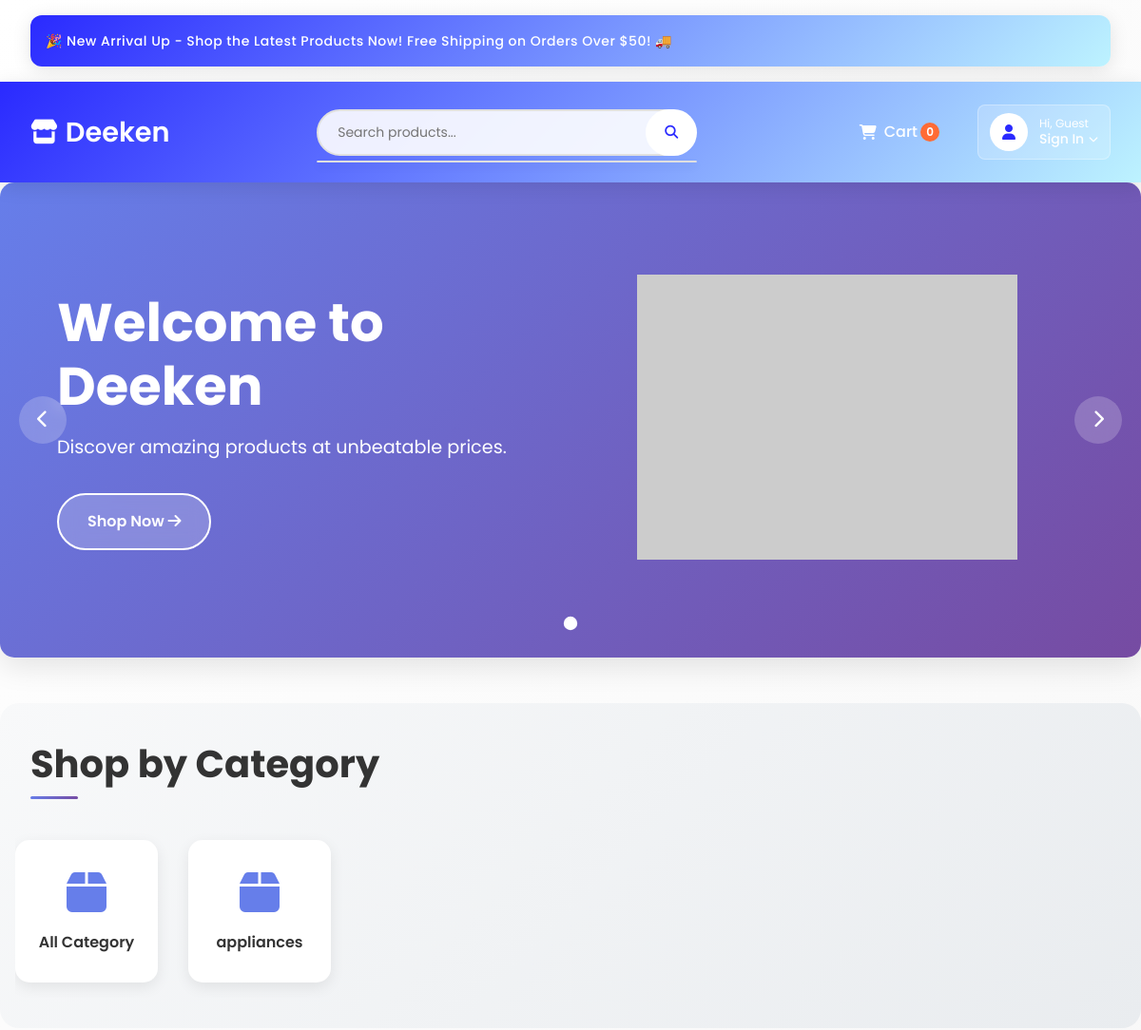
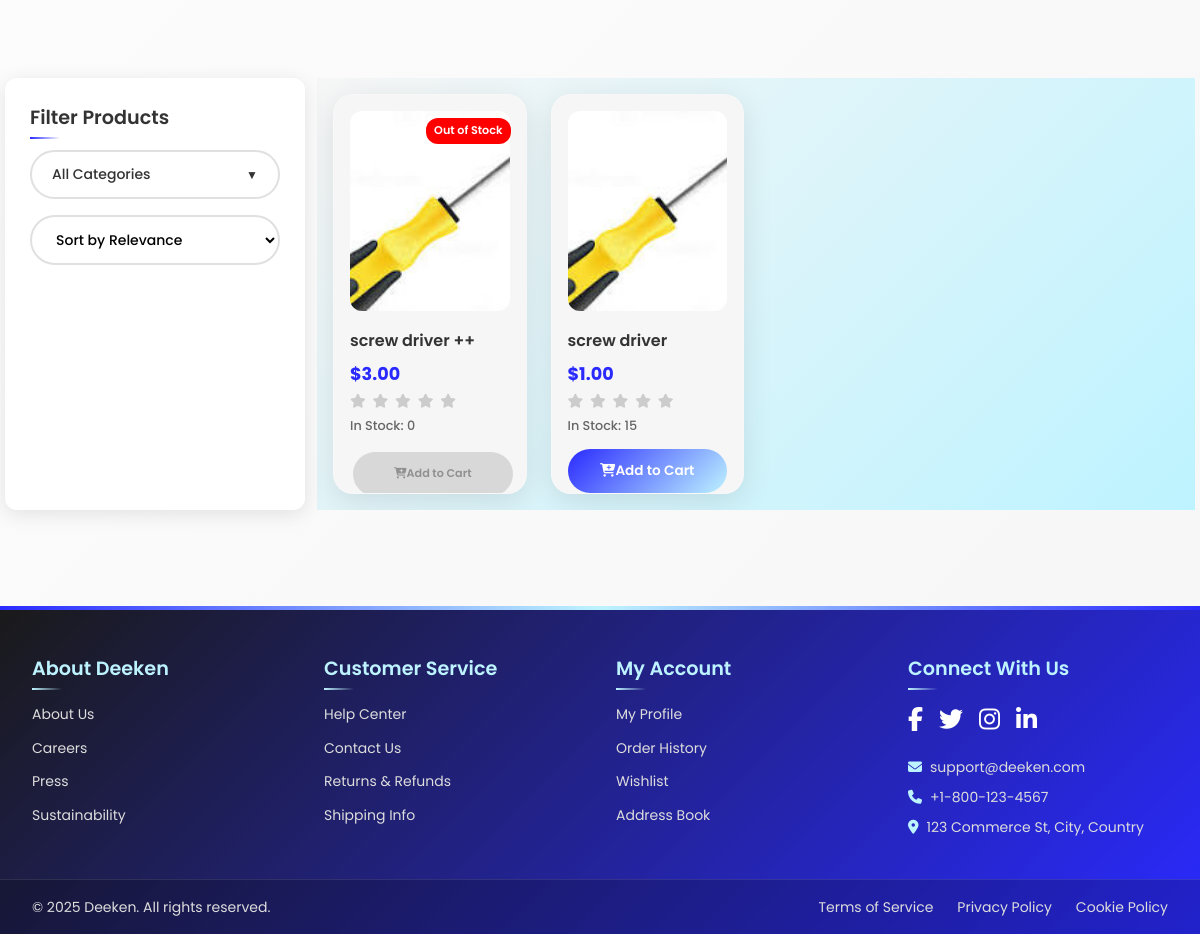
The page / on the database its author committed (2 pictures, top to bottom).
### tables this page shows
CREATE TABLE `categories` (
  `id` int(11) UNSIGNED NOT NULL,
  `name` varchar(100) NOT NULL,
  `description` text DEFAULT NULL,
  `created_at` timestamp NOT NULL DEFAULT current_timestamp(),
  `updated_at` timestamp NOT NULL DEFAULT current_timestamp() ON UPDATE current_timestamp()
);

CREATE TABLE `inventory` (
  `id` int(11) UNSIGNED NOT NULL,
  `product_id` int(11) UNSIGNED NOT NULL,
  `stock_quantity` int(11) NOT NULL DEFAULT 0,
  `created_at` timestamp NOT NULL DEFAULT current_timestamp(),
  `updated_at` timestamp NOT NULL DEFAULT current_timestamp() ON UPDATE current_timestamp()
);

CREATE TABLE `products` (
  `id` int(11) UNSIGNED NOT NULL,
  `category_id` int(11) UNSIGNED NOT NULL,
  `name` varchar(255) NOT NULL,
  `sku` varchar(50) NOT NULL,
  `price` decimal(10,2) NOT NULL,
  `image` varchar(255) NOT NULL,
  `description` text NOT NULL,
  `rating` decimal(3,1) DEFAULT 0.0,
  `featured` tinyint(1) DEFAULT 0,
  `created_at` timestamp NOT NULL DEFAULT current_timestamp(),
  `updated_at` timestamp NOT NULL DEFAULT current_timestamp() ON UPDATE current_timestamp()
);

### config.php (called while the page is built, shortened)
<?php
function getCurrentUser() {
    return isset($_SESSION['user']) ? $_SESSION['user'] : null;
}
function getCartCount($conn, $user) {
    if (!$user) return 0;
    $stmt = $conn->prepare("SELECT SUM(quantity) as count FROM cart WHERE user_id = ?");
    $stmt->bind_param("i", $user['id']);
    $stmt->execute();
    $result = $stmt->get_result()->fetch_assoc();
    return $result['count'] ?? 0;
}
?>

### index.php (the view, shortened to what this page needs)
<?php
include 'config.php';
$user = getCurrentUser();
function displayStars($rating) {
    $stars = '';
    for ($i = 1; $i <= 5; $i++) {
        if ($i <= $rating) {
            $stars .= '<i class="fas fa-star star-filled"></i>';
        } else {
            $stars .= '<i class="fas fa-star star-empty"></i>';
        }
    }
    return $stars;
}
$categories_query = "SELECT id, name FROM categories ORDER BY name";
$categories_result = $conn->query($categories_query);
$carousel_query = "SELECT * FROM carousel_images WHERE is_active = 1 ORDER BY created_at DESC LIMIT 8";
$carousel_result = $conn->query($carousel_query);
$products_query = "SELECT p.*, i.stock_quantity FROM products p JOIN categories c ON p.category_id = c.id LEFT JOIN inventory i ON p.id = i.product_id";
$search = isset($_GET['search']) ? sanitize($conn, $_GET['search']) : '';
$products_result = $conn->query($products_query);
$cart_count = getCartCount($conn, $user);
?>
<!DOCTYPE html>
<html lang="en">
<head>
    <link rel="stylesheet" href="https://cdnjs.cloudflare.com/ajax/libs/font-awesome/6.6.0/css/all.min.css">
    <link rel="stylesheet" href="style.css">
    <link rel="stylesheet" href="responsive.css">
</head>
<body>
    <div class="marquee-section">
        <div class="marquee">
            <span>🎉 New Arrival Up - Shop the Latest Products Now! Free Shipping on Orders Over $50! 🚚</span>
        </div>
    </div>
    <nav class="navbar">
        <a href="index.php" class="logo"><i class="fas fa-store"></i> Deeken</a>
        <div class="search-bar">
            <input type="text" id="searchInput" placeholder="Search products..." value="<?php echo htmlspecialchars($search); ?>">
            <button onclick="searchProducts()"><i class="fas fa-search"></i></button>
            <ul class="autocomplete-suggestions" id="autocompleteSuggestions"></ul>
        </div>
        <div class="nav-right">
            <a href="cart.php" class="cart-link">
                <i class="fas fa-shopping-cart"></i>
                <span class="cart-text">Cart</span>
                <span class="cart-count"><?php echo $cart_count; ?></span>
            </a>
            <div class="profile-dropdown">
                <?php if ($user): ?>
                    <div class="profile-trigger" onclick="toggleProfileDropdown()">
                        <div class="profile-avatar">
                            <i class="fas fa-user"></i>
                        </div>
                        <div class="profile-info">
                            <span class="profile-greeting">Hi, <?php echo htmlspecialchars($user['full_name'] ?? $user['email'] ?? 'User'); ?></span>
                            <span class="profile-account">My Account <i class="fas fa-chevron-down"></i></span>
                        </div>
                    </div>
                <?php else: ?>
                    <div class="profile-trigger" onclick="toggleProfileDropdown()">
                        <div class="profile-avatar">
                            <i class="fas fa-user"></i>
                        </div>
                        <div class="profile-info">
                            <span class="profile-greeting">Hi, Guest</span>
                            <span class="profile-account">Sign In <i class="fas fa-chevron-down"></i></span>
                        </div>
                    </div>
                <?php endif; ?>
            </div>
        </div>
    </nav>
    <div class="hero-carousel" id="heroCarousel">
        <?php if ($carousel_result && $carousel_result->num_rows > 0): ?>
            <?php $first = true; while ($slide = $carousel_result->fetch_assoc()): ?>
                <div class="hero-slide <?php echo $first ? 'active' : ''; ?>">
                    <div class="hero-content">
                        <h1><?php echo htmlspecialchars($slide['title']); ?></h1>
                        <p><?php echo htmlspecialchars($slide['subtitle']); ?></p>
                        <a href="<?php echo htmlspecialchars($slide['link'] ?: '#products'); ?>" class="hero-cta">
                            Shop Now <i class="fas fa-arrow-right"></i>
                        </a>
                    </div>
                    <div class="hero-image">
                        <img src="<?php echo htmlspecialchars($slide['image']); ?>" alt="<?php echo htmlspecialchars($slide['title']); ?>">
                    </div>
                </div>
                <?php $first = false; endwhile; ?>
        <?php else: ?>
            <div class="hero-slide active">
                <div class="hero-content">
                    <h1>Welcome to Deeken</h1>
                    <p>Discover amazing products at unbeatable prices.</p>
                    <a href="#products" class="hero-cta">Shop Now <i class="fas fa-arrow-right"></i></a>
                </div>
                <div class="hero-image">
                    <img src="https://via.placeholder.com/400x300/667eea/ffffff?text=Welcome" alt="Welcome">
                </div>
            </div>
        <?php endif; ?>
        <button class="carousel-arrow prev" onclick="changeSlide(-1)">
            <i class="fas fa-chevron-left"></i>
        </button>
        <button class="carousel-arrow next" onclick="changeSlide(1)">
            <i class="fas fa-chevron-right"></i>
        </button>
        <div class="carousel-nav">
            <?php
            $carousel_result->data_seek(0);
            $count = $carousel_result->num_rows > 0 ? $carousel_result->num_rows : 1;
            for ($i = 1; $i <= $count; $i++): ?>
                <span class="nav-dot <?php echo $i === 1 ? 'active' : ''; ?>" onclick="currentSlide(<?php echo $i; ?>)"></span>
            <?php endfor; ?>
        </div>
    </div>
    <div class="category-carousel">
        <div class="section-header">
            <h2 class="section-title">Shop by Category</h2>
        </div>
        <div class="category-carousel-track">
            <?php
            $category_icons = [
                'Electronics' => 'fas fa-laptop',
                'Fashion' => 'fas fa-tshirt',
                'Home & Garden' => 'fas fa-home',
                'Sports' => 'fas fa-football-ball',
                'Books' => 'fas fa-book',
                'Beauty' => 'fas fa-spa',
                'Toys' => 'fas fa-gamepad',
                'Food' => 'fas fa-utensils'
            ];
            $categories_result->data_seek(0);
            while ($category = $categories_result->fetch_assoc()):
                $icon = $category_icons[$category['name']] ?? 'fas fa-box';
            ?>
                <a href="?category_id=<?php echo $category['id']; ?>" class="category-card">
                    <i class="<?php echo $icon; ?>"></i>
                    <span><?php echo htmlspecialchars($category['name']); ?></span>
                </a>
            <?php endwhile; ?>
        </div>
    </div>
    <div class="main-content">
        <div class="content-wrapper" id="products">
            <div class="filter-section">
                <h3>Filter Products</h3>
                <div class="category-dropdown">
                    <button class="category-toggle" id="categoryToggle">All Categories <span></span></button>
                </div>
                <select id="sortFilter" onchange="searchProducts()">
                    <option value="">Sort by Relevance</option>
                </select>
            </div>
            <div class="product-grid" id="productGrid">
                <?php if ($products_result->num_rows > 0): ?>
                    <?php while ($product = $products_result->fetch_assoc()): ?>
                        <div class="product-card">
                            <a href="product.php?id=<?php echo $product['id']; ?>" class="product-link">
                                <img src="<?php echo htmlspecialchars($product['image']); ?>" alt="<?php echo htmlspecialchars($product['name']); ?>">
                                <h3><?php echo htmlspecialchars($product['name']); ?></h3>
                                <p>$<?php echo number_format($product['price'], 2); ?></p>
                                <p><?php echo displayStars($product['rating']); ?></p>
                                <p class="stock-info">In Stock: <?php echo $product['stock_quantity']; ?></p>
                            </a>
                            <?php if ($product['stock_quantity'] > 0): ?>
                                <form method="POST" action="cart.php" class="cart-form" data-product-id="<?php echo $product['id']; ?>">
                                    <button type="button" onclick="checkAddToCart(<?php echo $product['id']; ?>)" class="add-to-cart-btn">
                                        <i class="fas fa-cart-plus"></i> Add to Cart
                                    </button>
                                </form>
                            <?php else: ?>
                                <button class="add-to-cart-btn out-of-stock" disabled>
                                    <i class="fas fa-cart-plus"></i> Add to Cart
                                </button>
                                <div class="out-of-stock">Out of Stock</div>
                            <?php endif; ?>
                        </div>
                    <?php endwhile; ?>
                <?php endif; ?>
            </div>
        </div>
    </div>
    <footer class="footer">
        <div class="footer-content">
            <div class="footer-section">
                <h3>About Deeken</h3>
                <ul>
                    <li><a href="about.php">About Us</a></li>
                    <li><a href="careers.php">Careers</a></li>
                    <li><a href="press.php">Press</a></li>
                    <li><a href="sustainability.php">Sustainability</a></li>
                </ul>
            </div>
            <div class="footer-section">
                <h3>Customer Service</h3>
                <ul>
                    <li><a href="help.php">Help Center</a></li>
                    <li><a href="contact.php">Contact Us</a></li>
                    <li><a href="returns.php">Returns & Refunds</a></li>
                    <li><a href="shipping.php">Shipping Info</a></li>
                </ul>
            </div>
            <div class="footer-section">
                <h3>My Account</h3>
                <ul>
                    <li><a href="profile.php">My Profile</a></li>
                    <li><a href="orders.php">Order History</a></li>
                    <li><a href="wishlist.php">Wishlist</a></li>
                    <li><a href="addresses.php">Address Book</a></li>
                </ul>
            </div>
            <div class="footer-section">
                <h3>Connect With Us</h3>
                <div class="social-links">
                    <a href="https://www.facebook.com/deeken"><i class="fab fa-facebook-f"></i></a>
                    <a href="https://www.twitter.com/deeken"><i class="fab fa-twitter"></i></a>
                    <a href="https://www.instagram.com/deeken"><i class="fab fa-instagram"></i></a>
                    <a href="https://www.linkedin.com/company/deeken"><i class="fab fa-linkedin-in"></i></a>
                </div>
                <div class="contact-info">
                    <p><i class="fas fa-envelope"></i> support@deeken.com</p>
                    <p><i class="fas fa-phone"></i> +1-800-123-4567</p>
                    <p><i class="fas fa-map-marker-alt"></i> 123 Commerce St, City, Country</p>
                </div>
            </div>
        </div>
        <div class="footer-bottom">
            <div class="footer-bottom-content">
                <p>© <?php echo date('Y'); ?> Deeken. All rights reserved.</p>
                <div class="footer-links">
                    <a href="terms.php">Terms of Service</a>
                    <a href="privacy.php">Privacy Policy</a>
                    <a href="cookies.php">Cookie Policy</a>
                </div>
            </div>
        </div>
    </footer>
</body>
</html>

### responsive.css (style rules this page uses)
* { box-sizing: border-box; }
html { font-size: 16px; }
body { margin: 0; overflow-x: hidden; }
img { max-width: 100%; height: auto; }
@media screen and (min-width: 1024px) { .product-grid { grid-template-columns: repeat(3, 1fr); background: linear-gradient(135deg, #F6F6F6, #BDF3FF); } }
@media screen and (min-width: 1024px) { .navbar { background: linear-gradient(135deg, #2A2AFF, #BDF3FF); padding: 1.5rem 2rem; } }
@media screen and (min-width: 1024px) { .search-bar { max-width: 400px; } }
@media screen and (min-width: 1200px) { .product-grid { grid-template-columns: repeat(4, 1fr); } }

### index.php (style rules this page uses)
.out-of-stock { background: #ef4444; color: white; padding: 8px; border-radius: 4px; text-align: center; font-weight: bold; cursor: not-allowed; margin-top: 8px; }
.add-to-cart-btn.out-of-stock { background: #9ca3af; cursor: not-allowed; opacity: 0.7; }
.stock-info { font-size: 0.9rem; color: #666; margin-top: 0.5rem; }

### rows shown on the page
categories: name "All Category"
categories: name "appliances"
inventory: product.image (picture), product.name "screw driver ++", product.price "3.00", stock_quantity "0", shows "Add to Cart"
inventory: product.image (picture), product.name "screw driver", product.price "1.00", stock_quantity "15"

### other values the page prints
$cart_count "0"
